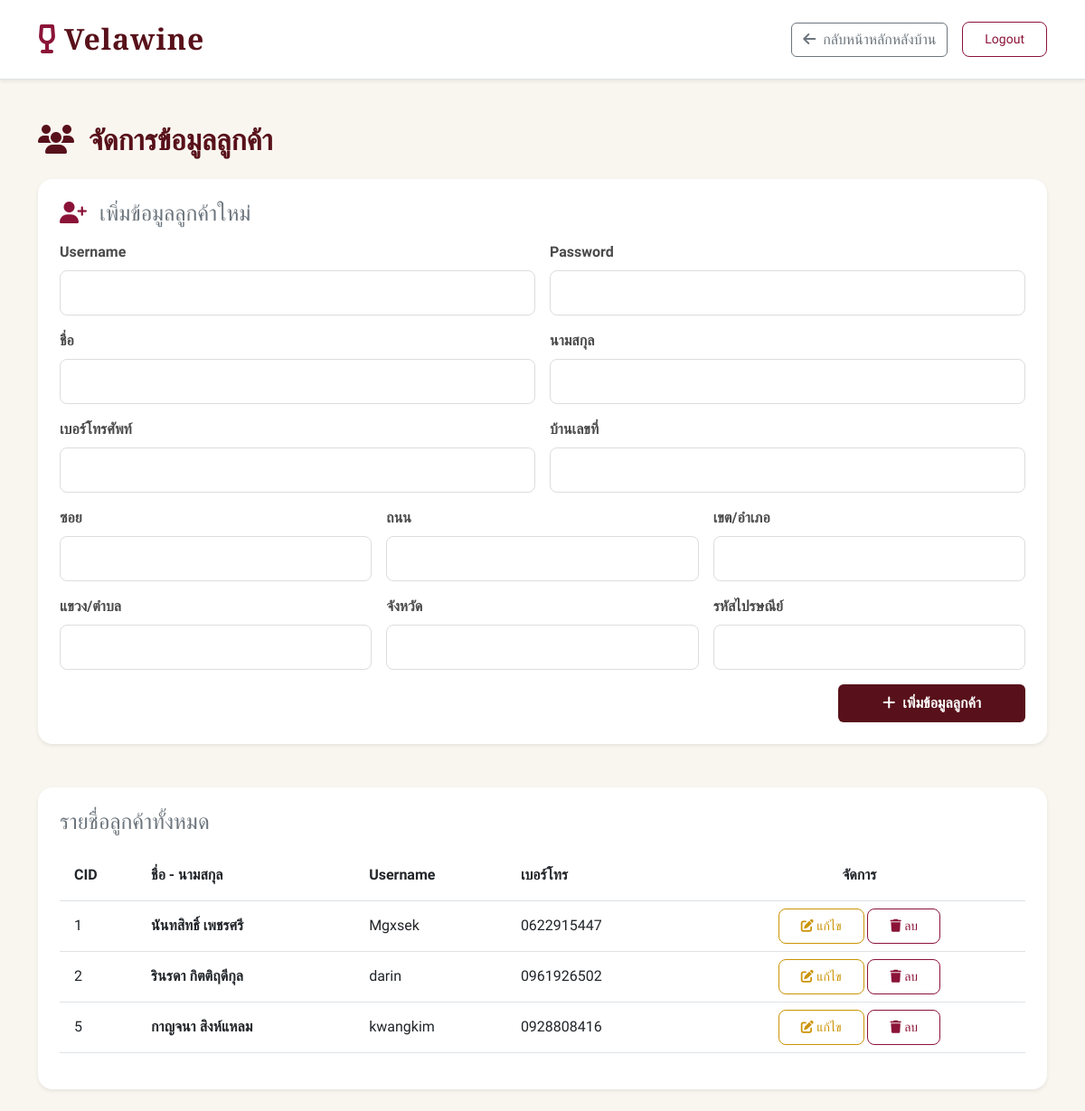
/manage_customer.php (signed in), run on the app's committed database.
### tables this page shows
CREATE TABLE `customer` (
  `cid` int(100) NOT NULL,
  `cusername` varchar(100) NOT NULL,
  `cpassword` varchar(100) NOT NULL,
  `cname` varchar(100) NOT NULL,
  `csurname` varchar(100) NOT NULL,
  `tel` varchar(10) NOT NULL,
  `address` varchar(10) NOT NULL,
  `soi` varchar(20) NOT NULL,
  `street` varchar(20) NOT NULL,
  `sub_district` varchar(20) NOT NULL,
  `district` varchar(20) NOT NULL,
  `province` varchar(20) NOT NULL,
  `post_id` varchar(10) NOT NULL
);

### manage_customer.php (the view, shortened to what this page needs)
<?php
require 'dbconnect.php';
$customers = mysqli_query($con, "SELECT * FROM customer");
?>
<!DOCTYPE html>
<html lang="th">
<head>
    <link href="https://cdn.jsdelivr.net/npm/bootstrap@5.3.0/dist/css/bootstrap.min.css" rel="stylesheet">
    <link rel="stylesheet" href="https://cdnjs.cloudflare.com/ajax/libs/font-awesome/6.4.0/css/all.min.css">
    <link rel="stylesheet" href="style.css">
</head>
<body style="font-family: 'Prompt', sans-serif;">
    <header class="py-4 mb-4 bg-white border-bottom shadow-sm sticky-top">
        <div class="container d-flex justify-content-between align-items-center">
            <a href="index.php" class="text-decoration-none">
                <h1 class="brand mb-0">
                    <i class="fa-solid fa-wine-glass-empty me-2" style="color: #8B1338;"></i>Velawine
                </h1>
            </a>
            <div class="d-flex align-items-center gap-3">
                <a href="index_for_staff.php" class="btn btn-outline-secondary"><i class="fa-solid fa-arrow-left me-1"></i> กลับหน้าหลักหลังบ้าน</a>
                <a href="log_out.php" class="btn btn-red btn-sm">Logout</a>
            </div>
        </div>
    </header>
    <div class="container py-4">
        <h2 class="mb-4 fw-bold" style="color: #58111A;"><i class="fa-solid fa-users me-2"></i> จัดการข้อมูลลูกค้า</h2>
        <div class="card shadow-sm p-4 mb-5 border-0 rounded-4 bg-white">
            <h4 class="mb-3 text-secondary"><i class="fa-solid fa-user-plus me-2" style="color: #8B1338;"></i> เพิ่มข้อมูลลูกค้าใหม่</h4>
            <form action="manage_customer.php" method="POST">
                <div class="row g-3">
                    <div class="col-md-6">
                        <label class="form-label fw-semibold">Username</label>
                        <input type="text" name="cusername" class="form-control" required>
                    </div>
                    <div class="col-md-6">
                        <label class="form-label fw-semibold">Password</label>
                        <input type="text" name="cpassword" class="form-control" required>
                    </div>
                    <div class="col-md-6">
                        <label class="form-label fw-semibold">ชื่อ </label>
                        <input type="text" name="cname" class="form-control" required>
                    </div>
                    <div class="col-md-6">
                        <label class="form-label fw-semibold">นามสกุล </label>
                        <input type="text" name="csurname" class="form-control" required>
                    </div>
                    <div class="col-md-6">
                        <label class="form-label fw-semibold">เบอร์โทรศัพท์ </label>
                        <input type="text" name="tel" class="form-control">
                    </div>
                    <div class="col-md-6">
                        <label class="form-label fw-semibold">บ้านเลขที่</label>
                        <input type="text" name="address" class="form-control">
                    </div>
                    <div class="col-md-4">
                        <label class="form-label fw-semibold">ซอย </label>
                        <input type="text" name="soi" class="form-control">
                    </div>
                    <div class="col-md-4">
                        <label class="form-label fw-semibold">ถนน</label>
                        <input type="text" name="street" class="form-control">
                    </div>
                     <div class="col-md-4">
                        <label class="form-label fw-semibold">เขต/อำเภอ</label>
                        <input type="text" name="district" class="form-control">
                    </div>
                    <div class="col-md-4">
                        <label class="form-label fw-semibold">แขวง/ตำบล </label>
                        <input type="text" name="sub_district" class="form-control">
                    </div>
                    <div class="col-md-4">
                        <label class="form-label fw-semibold">จังหวัด </label>
                        <input type="text" name="province" class="form-control">
                    </div>
                    <div class="col-md-4">
                        <label class="form-label fw-semibold">รหัสไปรษณีย์ </label>
                        <input type="text" name="post_id" class="form-control">
                    </div>
                    <div class="col-12 text-end">
                        <button type="submit" name="add_customer" class="btn text-white px-5 py-2 fw-semibold" style="background-color: #58111A;">
                            <i class="fa-solid fa-plus me-1"></i> เพิ่มข้อมูลลูกค้า
                        </button>
                    </div>
                </div>
            </form>
        </div>
        <div class="card shadow-sm p-4 border-0 rounded-4 bg-white">
            <h4 class="mb-3 text-secondary">รายชื่อลูกค้าทั้งหมด</h4>
            <div class="table-responsive">
                <table class="table align-middle">
                    <thead style="background-color: #58111A; color: white;">
                        <tr>
                            <th class="py-3 ps-3">CID</th>
                            <th class="py-3">ชื่อ - นามสกุล</th>
                            <th class="py-3">Username</th>
                            <th class="py-3">เบอร์โทร</th>
                            <th class="text-center py-3">จัดการ</th>
                        </tr>
                    </thead>
                    <tbody>
                        <?php while ($c = mysqli_fetch_assoc($customers)): ?>
                        <tr>
                            <td class="ps-3"><?php echo $c['cid']; ?></td>
                            <td class="fw-bold"><?php echo htmlspecialchars($c['cname'] . ' ' . $c['csurname']); ?></td>
                            <td><?php echo htmlspecialchars($c['cusername']); ?></td>
                            <td><?php echo htmlspecialchars($c['tel']); ?></td>
                            <td class="text-center">
                                <button class="btn btn-sm btn-yellow" data-bs-toggle="modal" data-bs-target="#editModal<?php echo $c['cid']; ?>">
                                    <i class="fa-solid fa-pen-to-square"></i> แก้ไข
                                </button>
                                <a href="manage_customer.php?action=delete&id=<?php echo $c['cid']; ?>" class="btn btn-sm btn-red" onclick="return confirm('ยืนยันลบลูกค้านี้?');">
                                    <i class="fa-solid fa-trash"></i> ลบ
                                </a>
                            </td>
                        </tr>
                        <?php endwhile; ?>
                    </tbody>
                </table>
            </div>
        </div>
    </div>
</body>
</html>

### style.css (style rules this page uses)
body { font-family: 'Prompt', sans-serif; background-color: #F9F6F0; color: #333; min-height: 100vh; display: flex; flex-direction: column; }
.brand { font-family: 'Playfair Display', serif; color: #58111A; font-size: 32px; font-weight: 700; letter-spacing: 1px; margin: 0; }
.brand i { color: #8B1338; }
.form-label { font-weight: 500; color: #4a4a4a; }
.form-control { padding: 12px; border-radius: 8px; border: 1px solid #ddd; }
.brand { font-family: 'Playfair Display', serif; color: #58111A; font-weight: 700; }
.table thead { background: #58111A; color: white; }
.btn-red { background-color: transparent; color: #8B1338; border: 1px solid #8B1338; border-radius: 8px; padding: 8px 24px; text-decoration: none; }
.btn-yellow { background-color: transparent; color: #cb9305; border: 1px solid #cb9305; border-radius: 8px; padding: 8px 24px; text-decoration: none; }

### data on the page
customer: cid "1", cname+csurname "นันทสิทธิ์ เพชรศรี", cusername "Mgxsek", tel "0622915447"
customer: cid "2", cname+csurname "รินรดา กิตติฤดีกุล", cusername "darin", tel "0961926502"
customer: cid "5", cname+csurname "กาญจนา สิงห์แหลม", cusername "kwangkim", tel "0928808416"
